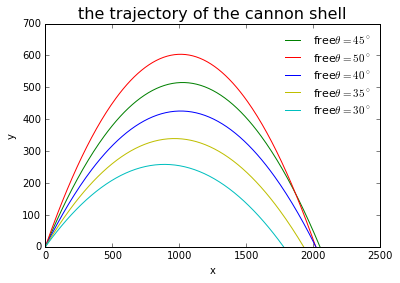

The Python source for this figure:
import matplotlib.pyplot as plt
import math

g=9.8
b2m=5e-5
class flight_state:
    def __init__(self, _x=0,_y=0,_vx=0,_vy=0,_t=0):
        self.x=_x
        self.y=_y
        self.vx=_vx
        self.vy=_vy
        self.t=_t
class Cannon:
    def __init__(self,_fs=flight_state(0,0,0,0,0),_dt=0.1):
        self.cannon_flight_state=[]
        self.cannon_flight_state.append(_fs)
        self.dt=_dt
        #print self.cannon_flight_state[-1].x,self.cannon_flight_state[-1].y
    def next_state(self,current_state):
        global g
        next_x=current_state.x+current_state.vx*self.dt        
        next_vx=current_state.vx
        next_y=current_state.y+current_state.vy*self.dt
        next_vy=current_state.vy-g*self.dt
        next_t=current_state.t+self.dt
        return flight_state(next_x,next_y,next_vx,next_vy,next_t)
    def shot(self):
        while not(self.cannon_flight_state[-1].y<0):
            self.cannon_flight_state.append(self.next_state(self.cannon_flight_state[-1]))
        r = - self.cannon_flight_state[-2].y / self.cannon_flight_state[-1].y
        self.cannon_flight_state[-1].x = (self.cannon_flight_state[-2].x + r * self.cannon_flight_state[-1].x) / (r + 1)
        self.cannon_flight_state[-1].y = 0
        #print self.cannon_flight_state[-1].x,self.cannon_flight_state[-1].y
    def show_trace(self):
        global x,y
        x=[]
        y=[]
        for fs in self.cannon_flight_state:
            x.append(fs.x)
            y.append(fs.y)

c1=Cannon(flight_state(0,0,100,100,0),_dt=0.1)
c1.shot()
c1.show_trace()
plt.plot(x,y,'g',label=r'free$\theta=45^\circ$')
plt.legend(loc='best',prop={'size':11},frameon=False)
c1_final=x[-1]

c2=Cannon(flight_state(0,0,100*2**0.5*math.cos(50/57.325),100*2**0.5*math.sin(50/57.325)))
c2.shot()
c2.show_trace()
plt.plot(x,y,'r',label=r'free$\theta=50^\circ$')
plt.legend(loc='best',prop={'size':11},frameon=False)
c2_final=x[-1]

c3=Cannon(flight_state(0,0,100*2**0.5*math.cos(40/57.325),100*2**0.5*math.sin(40/57.325)))
c3.shot()
c3.show_trace()
plt.plot(x,y,'b',label=r'free$\theta=40^\circ$')
legend3=plt.legend(loc='best',prop={'size':11},frameon=False)
c3_final=x[-1]

c4=Cannon(flight_state(0,0,100*2**0.5*math.cos(35/57.325),100*2**0.5*math.sin(35/57.325)))
c4.shot()
c4.show_trace()
plt.plot(x,y,'y',label=r'free$\theta=35^\circ$')
plt.legend(loc='best',prop={'size':11},frameon=False)
c4_final=x[-1]

c5=Cannon(flight_state(0,0,100*2**0.5*math.cos(30/57.325),100*2**0.5*math.sin(30/57.325)))
c5.shot()
c5.show_trace()
plt.plot(x,y,'c',label=r'free$\theta=30^\circ$')
plt.legend(loc='best',prop={'size':11},frameon=False)
c5_final=x[-1]

plt.xlabel('x')
plt.ylabel('y')
plt.title('the trajectory of the cannon shell',fontsize=16)
plt.show()

theta=[50,45,40,35,30]
